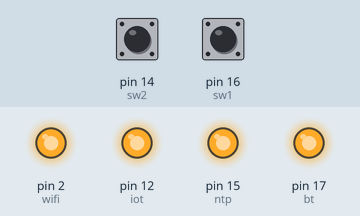
The sketch below on a simulated Arduino Uno, built with avr-gcc and run on an emulated ATmega328P. Shown: output pins drawn as LEDs (lit = HIGH). The inputs (shaded band) are chosen by the test bench; at power-on: pin 14 (sw2) HIGH, pin 16 (sw1) HIGH.

Above: at 1.2 s.
1.3 s: pin 14 (sw2) pulled LOW for 0.15 s
At 1.37 s:
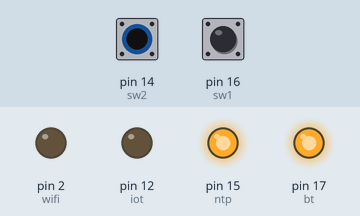
2.9 s: pin 16 (sw1) pulled LOW for 0.15 s
At 2.97 s:
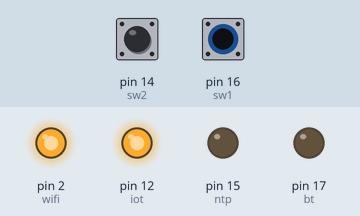
4.5 s: pin 16 (sw1) pulled LOW for 3.2 s
At 8.4 s:
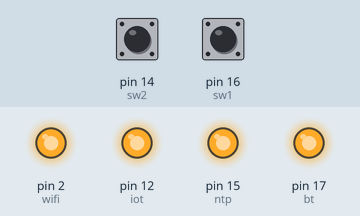
9.2 s: pin 14 (sw2) pulled LOW for 3.2 s
At 9.5 s:
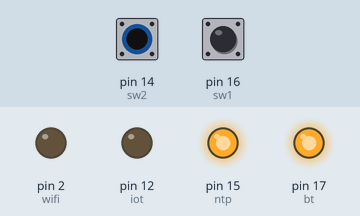
Timing chart, 0 to 13.9 s (numbered marks = the images above; inputs shaded):
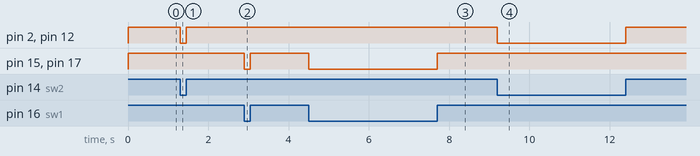

The sketch:

sw_on-off.ino
```cpp
int bt =  17;
int wifi = 2;
int ntp = 15;
int iot = 12;
const int sw1 = 16;
const int sw2 = 14;

void setup() {
   pinMode(bt,OUTPUT);
   pinMode(wifi,OUTPUT);
   pinMode(ntp,OUTPUT);
   pinMode(iot,OUTPUT);
   pinMode(sw1,INPUT_PULLUP);
   pinMode(sw2,INPUT_PULLUP);
   digitalWrite(bt,HIGH);
   digitalWrite(wifi,HIGH);
   digitalWrite(ntp,HIGH);
   digitalWrite(iot,HIGH);
   Serial.begin(9600);

}

void loop() {
  Serial.begin(9600);
  if(digitalRead(sw1)==LOW){
    forward();
  }else if(digitalRead(sw2)==LOW){
    backward();
  }else{
    Stop();
  }

}
```

backward.ino
```cpp
void backward(){         //1010
  digitalWrite(bt,HIGH);
  digitalWrite(wifi,LOW);
  digitalWrite(ntp,HIGH);
  digitalWrite(iot,LOW);
}
```

forward.ino
```cpp
void forward(){         //0101
  digitalWrite(bt,LOW);
  digitalWrite(wifi,HIGH);
  digitalWrite(ntp,LOW);
  digitalWrite(iot,HIGH);
}
```

stop.ino
```cpp
void stop1(){         //0000
  digitalWrite(bt,LOW);
  digitalWrite(wifi,LOW);
  digitalWrite(ntp,LOW);
  digitalWrite(iot,LOW);
}

void Stop(){         //1111
  digitalWrite(bt,HIGH);
  digitalWrite(wifi,HIGH);
  digitalWrite(ntp,HIGH);
  digitalWrite(iot,HIGH);
}
```

Measured:
- after the input at 1.3 s, pin 2 (wifi), pin 12 (iot): HIGH → LOW at once, → HIGH 0.15 s later
- after the input at 2.9 s, pin 15 (ntp), pin 17 (bt): HIGH → LOW at once, → HIGH 0.15 s later
- after the input at 4.5 s, pin 15 (ntp), pin 17 (bt): HIGH → LOW at once, → HIGH 3.2 s later
- after the input at 9.2 s, pin 2 (wifi), pin 12 (iot): HIGH → LOW at once, → HIGH 3.2 s later
